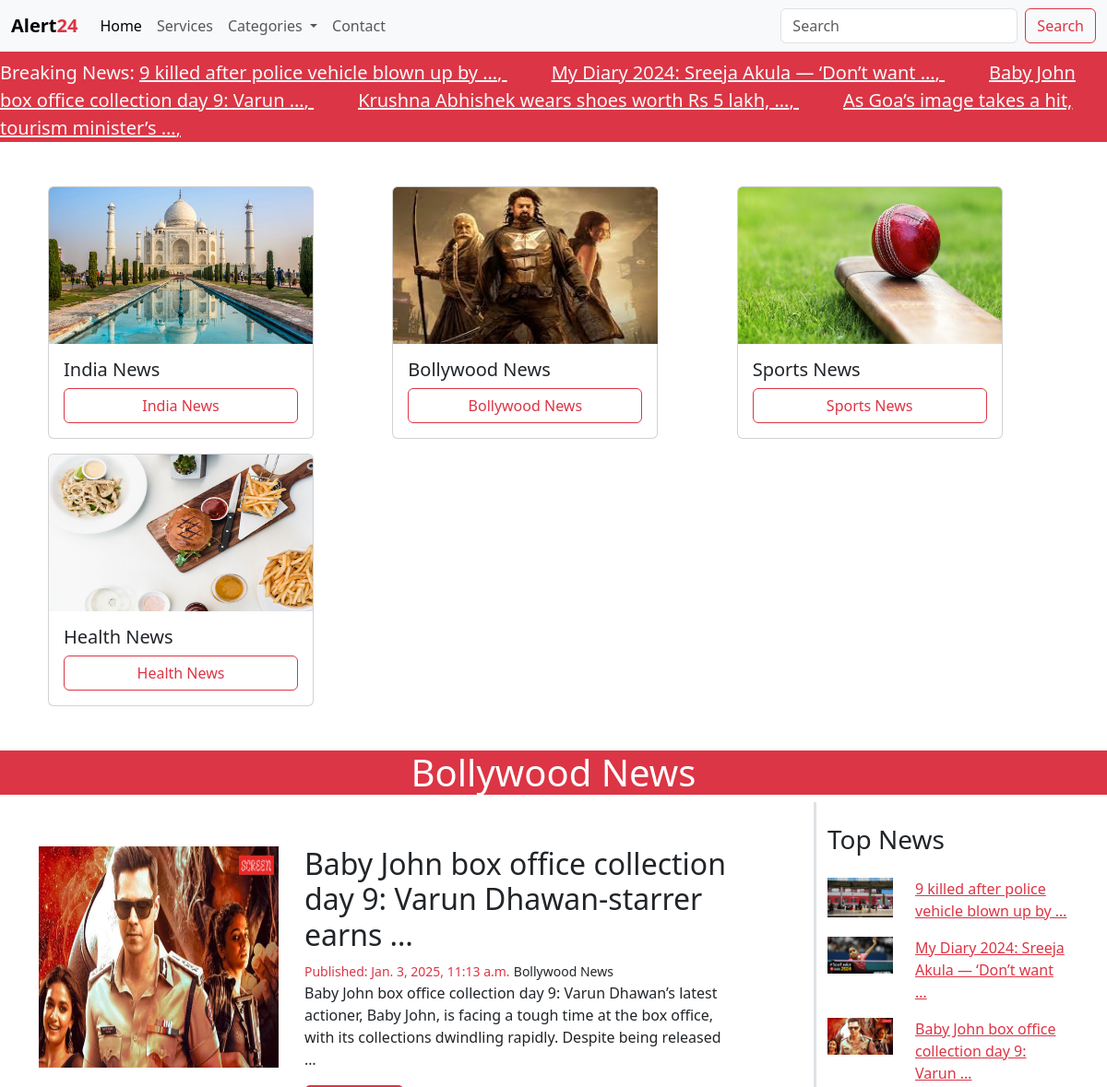
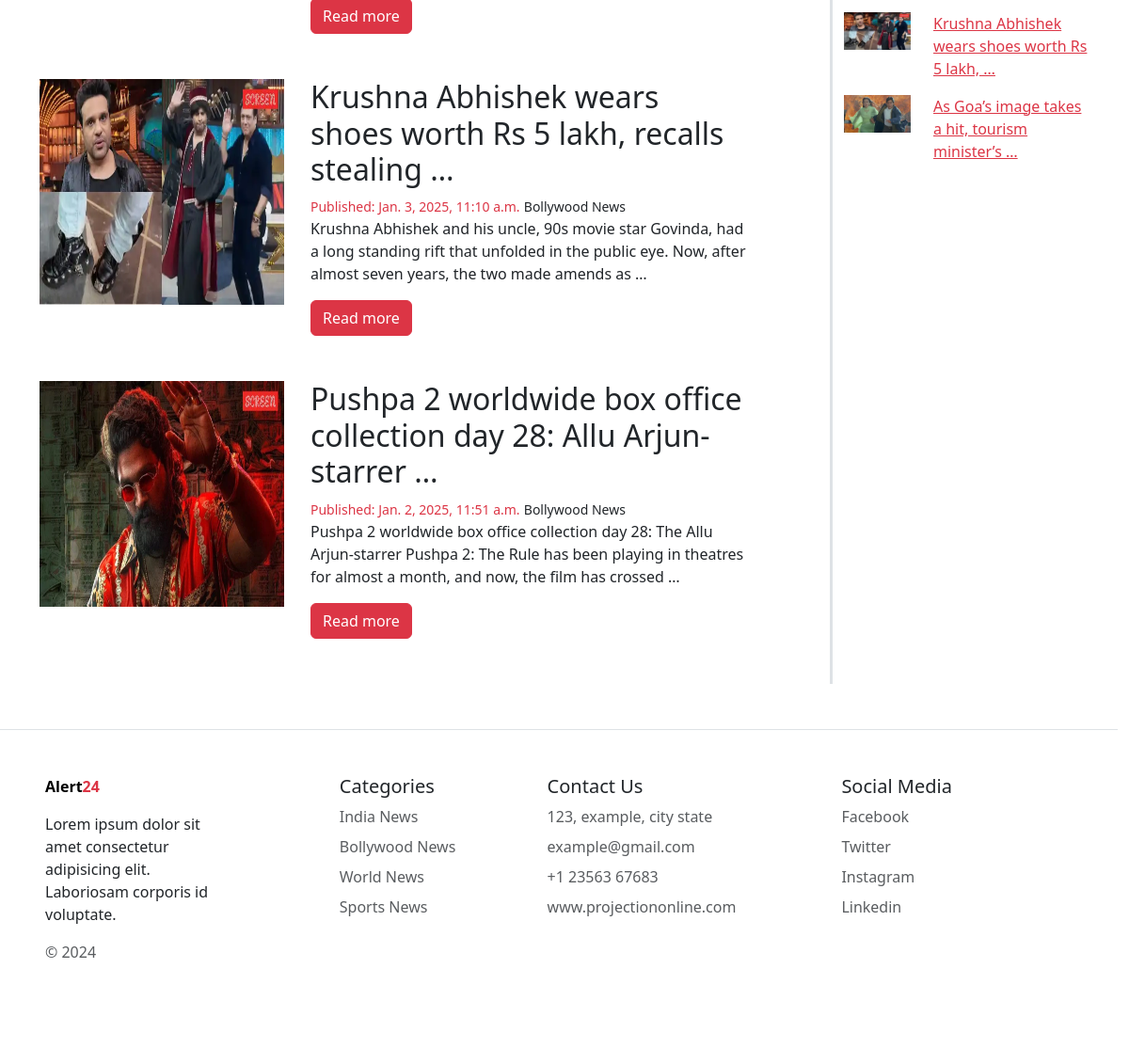
Screenshot of /bolly/ with the database file from the repository (2 pictures, top to bottom).
### main/models.py (models this page shows)
class News(models.Model):
    category = models.ForeignKey(Categories, on_delete=models.CASCADE)
    title = models.CharField(max_length=250)
    description = HTMLField()
    image = models.ImageField(upload_to='news/')
    date = models.DateTimeField(auto_now_add=True)
    class Meta:
        verbose_name_plural = 'News'

class Categories(models.Model):
    title = models.CharField(max_length=250)
    image = models.ImageField(upload_to='category/')
    class Meta:
        verbose_name_plural = 'Category'
    def __str__(self):
        return self.title

### alert24/views.py (the view)
# urls.py: path('bolly/', views.bolly, name='bollywood'),
def bolly(request):
    category = Categories.objects.all()
    bollyNews = News.objects.filter(category__title='Bollywood News').order_by('-id')
    topNews = News.objects.all().order_by('-id')[:5]
    context = {
        'categories': category,
        'bollyNews': bollyNews,
        'topNews': topNews
        }
    return render(request, 'categories/bollywood.html', context)

### templates/categories/bollywood.html
{% extends "base.html" %}
{% block news %}
    <section class="news">
      <h1 class="text-bg-danger text-center">Bollywood News</h1>
        <div class="container">
          <div class="row">
            <div
              class="col-md-9  border-end border-3"
            >
              {% for news in bollyNews %}
              <div class="row my-5">
                <div class="col-md-4">
                  <img
                    src="/media/{{ news.image }}"
                    class="img-fluid"
                    style="width: 90vw; height: 30vh"
                    alt=""
                  />
                </div>
                <div class="col-md-7 px-3">
                  <h2>{{ news.title | truncatewords:10 }}</h2>
                  <small class='text-danger'>Published: {{ news.date }}</small>
                  <small>{{ news.category }}</small>
                  <p>{{ news.description | truncatewords:30 }}</p>
                  <a href="" class="btn btn-danger">Read more</a>
                </div>
              </div>
              {% endfor %}
            </div>
            <div class="col-md-3">
              <h3 class='my-4'>Top News</h3>
              {% for news in topNews %}
              <a href="" class="link-danger">
                <div class="row">
                  <div class="col-md-4">
                    <img class="img-fluid" src="/media/{{ news.image }}" alt="" />
                  </div>
                  <div class="col-md-8">
                    <p>{{ news.title | truncatewords:8 }}</p>
                  </div>
                </div>
              </a>
              {% endfor %}
            </div>
          </div>
        </div>
      </section>
{% endblock news %}

### templates/base.html (shortened to what this page needs)
<!DOCTYPE html>
<html lang="en">
  <head>
    <link
      href="https://cdn.jsdelivr.net/npm/bootstrap@5.3.3/dist/css/bootstrap.min.css"
      rel="stylesheet"
    />
  </head>
  <body>
    <section class="header">
      <nav class="navbar navbar-expand-lg bg-body-tertiary">
        <div class="container-fluid">
          <a class="navbar-brand fw-bold" href="{% url 'home' %}"
            >Alert<span class="text-danger">24</span></a
          >
          <div class="collapse navbar-collapse" id="navbarSupportedContent">
            <ul class="navbar-nav me-auto mb-2 mb-lg-0">
              <li class="nav-item">
                <a class="nav-link active" aria-current="page" href="{% url 'home' %}">Home</a>
              </li>
              <li class="nav-item">
                <a class="nav-link" href="#">Services</a>
              </li>
              <li class="nav-item dropdown">
                <a
                  class="nav-link dropdown-toggle"
                  href="#"
                  role="button"
                  data-bs-toggle="dropdown"
                  aria-expanded="false"
                >
                  Categories
                </a>
              </li>
              <li class="nav-item">
                <a class="nav-link">Contact</a>
              </li>
            </ul>
            <form class="d-flex" action="{% url 'search' %}" role="search">
              <input
                class="form-control me-2"
                type="search"
                placeholder="Search"
                name="search"
              />
              <button class="btn btn-outline-danger" type="submit">
                Search
              </button>
            </form>
          </div>
        </div>
      </nav>
      <marquee onmouseover="stop()" onmouseleave="start()" class="bg-danger text-light pt-2 fs-5"> Breaking News:
        {% for top in topNews %}
        <a href="" class="link-light  me-5">{{ top.title | truncatewords:8 }}, </a>
        {% endfor %}
      </marquee>
      <div class="row" style="margin: 40px">
        {% for category in categories %}
        <div class="col my-2">
          <div class="card" style="width: 18rem">
            <img
              src="/media/{{ category.image }}"
              class="card-img-top"
              style="width: 17.9rem; height: 170px"
              alt="..."
            />
            <div class="card-body">
              <h5 class="card-title">{{ category.title }}</h5>
              <a href="
              {% if category.title == 'India News' %}
                {% url "india" %}
              {% elif category.title == 'Bollywood News' %}
                {% url 'bollywood' %}
              {% endif %}
              "
              class="btn btn-outline-danger w-100"
                >{{ category.title }}</a
              >
            </div>
          </div>
        </div>
        {% endfor %}
      </div>
    </section>
    {% block news %}{% endblock news %}
    <footer
      class="row w-100 row-cols-1 row-cols-sm-2 row-cols-md-5 py-5 my-5 p-5 border-top"
    >
      <div class="col mb-3">
        <a
          href="/"
          class="d-flex align-items-center mb-3 link-body-emphasis text-decoration-none fw-bold"
          href="#"
          >Alert<span class="text-danger">24</span></a
        >
        <p>
          Lorem ipsum dolor sit amet consectetur adipisicing elit. Laboriosam
          corporis id voluptate.
        </p>
        <p class="text-body-secondary">© 2024</p>
      </div>
      <div class="col mb-3 offset-1">
        <h5>Categories</h5>
        <ul class="nav flex-column">
          <li class="nav-item mb-2">
            <a href="#" class="nav-link p-0 text-body-secondary">India News</a>
          </li>
          <li class="nav-item mb-2">
            <a href="#" class="nav-link p-0 text-body-secondary"
              >Bollywood News</a
            >
          </li>
          <li class="nav-item mb-2">
            <a href="#" class="nav-link p-0 text-body-secondary">World News</a>
          </li>
          <li class="nav-item mb-2">
            <a href="#" class="nav-link p-0 text-body-secondary">Sports News</a>
          </li>
        </ul>
      </div>
      <div class="col mb-3">
        <h5>Contact Us</h5>
        <ul class="nav flex-column">
          <li class="nav-item mb-2">
            <p class="p-0 m-0 text-body-secondary">123, example, city state</p>
          </li>
          <li class="nav-item mb-2">
            <p class="p-0 m-0 text-body-secondary">example@gmail.com</p>
          </li>
          <li class="nav-item mb-2">
            <p class="p-0 m-0 text-body-secondary">+1 23563 67683</p>
          </li>
          <li class="nav-item mb-2">
            <a href="#" class="nav-link p-0 m-0 text-body-secondary"
              >www.projectiononline.com</a
            >
          </li>
        </ul>
      </div>
      <div class="col mb-3 offset-1">
        <h5>Social Media</h5>
        <ul class="nav flex-column">
          <li class="nav-item mb-2">
            <a href="#" class="nav-link p-0 text-body-secondary">Facebook</a>
          </li>
          <li class="nav-item mb-2">
            <a href="#" class="nav-link p-0 text-body-secondary">Twitter</a>
          </li>
          <li class="nav-item mb-2">
            <a href="#" class="nav-link p-0 text-body-secondary">Instagram</a>
          </li>
          <li class="nav-item mb-2">
            <a href="#" class="nav-link p-0 text-body-secondary">Linkedin</a>
          </li>
        </ul>
      </div>
    </footer>
  </body>
</html>

### rows the page displays
News: title "9 killed after police vehicle blown up by …", image (picture)
News: title "My Diary 2024: Sreeja Akula — ‘Don’t want …", image (picture)
News: title "Baby John box office collection day 9: Varun …", image (picture), title "Baby John box office collection day 9: Varun Dhawan-starrer earns …", date "Jan. 3, 2025, 11:13 a.m.", category "Bollywood News", description "Baby John box office collection day 9: Varun Dhawan’s latest actioner, Baby John, is facing a tough time at the box office, with its collections dwindling rapidly. Despite being released …"
News: title "Krushna Abhishek wears shoes worth Rs 5 lakh, …", image (picture), title "Krushna Abhishek wears shoes worth Rs 5 lakh, recalls stealing …", date "Jan. 3, 2025, 11:10 a.m.", category "Bollywood News", description "Krushna Abhishek and his uncle, 90s movie star Govinda, had a long standing rift that unfolded in the public eye. Now, after almost seven years, the two made amends as …"
News: title "As Goa’s image takes a hit, tourism minister’s …", image (picture)
Categories: image (picture), title "India News"
Categories: image (picture), title "Bollywood News"
Categories: image (picture), title "Sports News"
Categories: image (picture), title "Health News"
News: image (picture), title "Pushpa 2 worldwide box office collection day 28: Allu Arjun-starrer …", date "Jan. 2, 2025, 11:51 a.m.", category "Bollywood News", description "Pushpa 2 worldwide box office collection day 28: The Allu Arjun-starrer Pushpa 2: The Rule has been playing in theatres for almost a month, and now, the film has crossed …"
